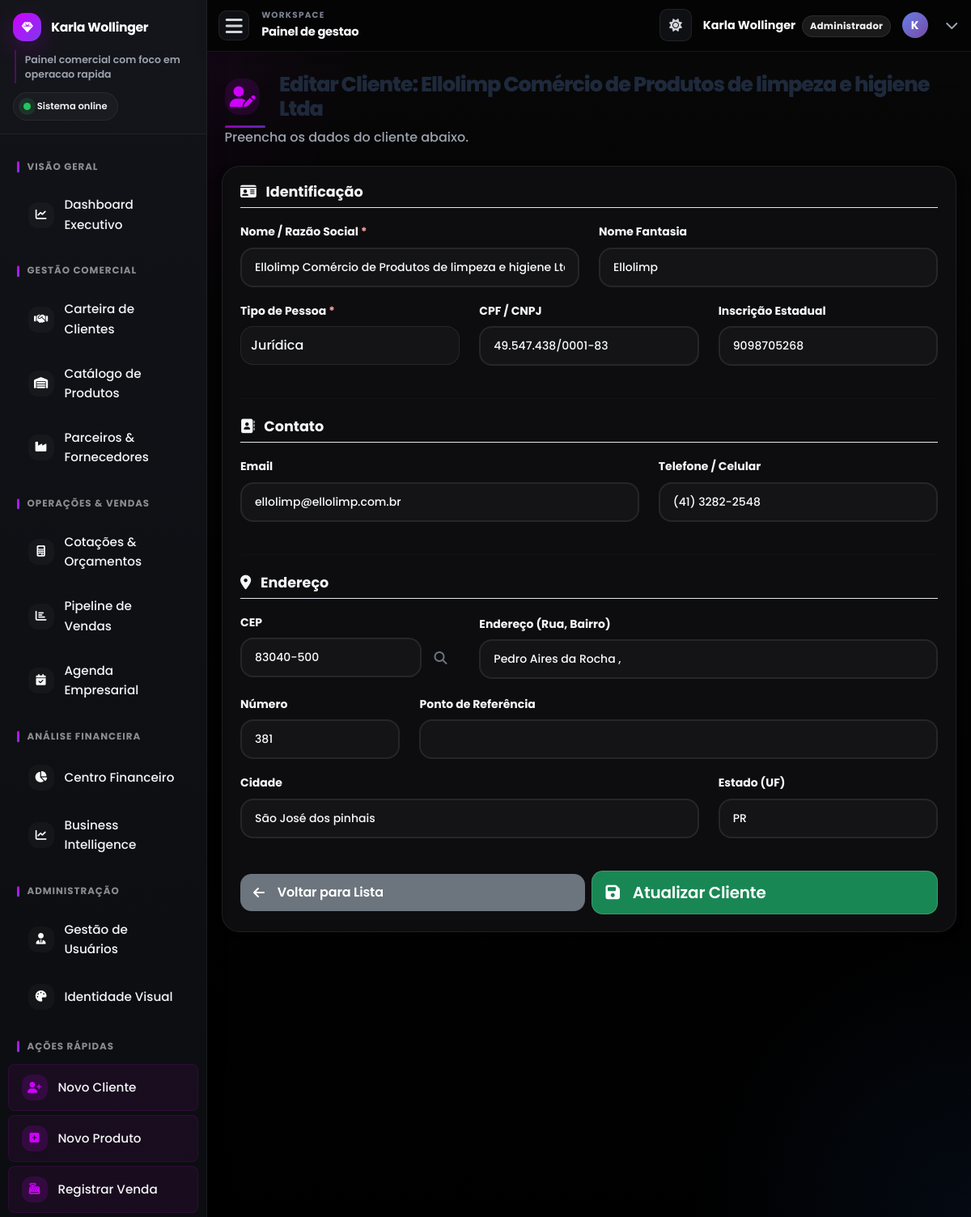
Page /cadastro_cliente.php?id=3 (signed in) on the earlier database version.
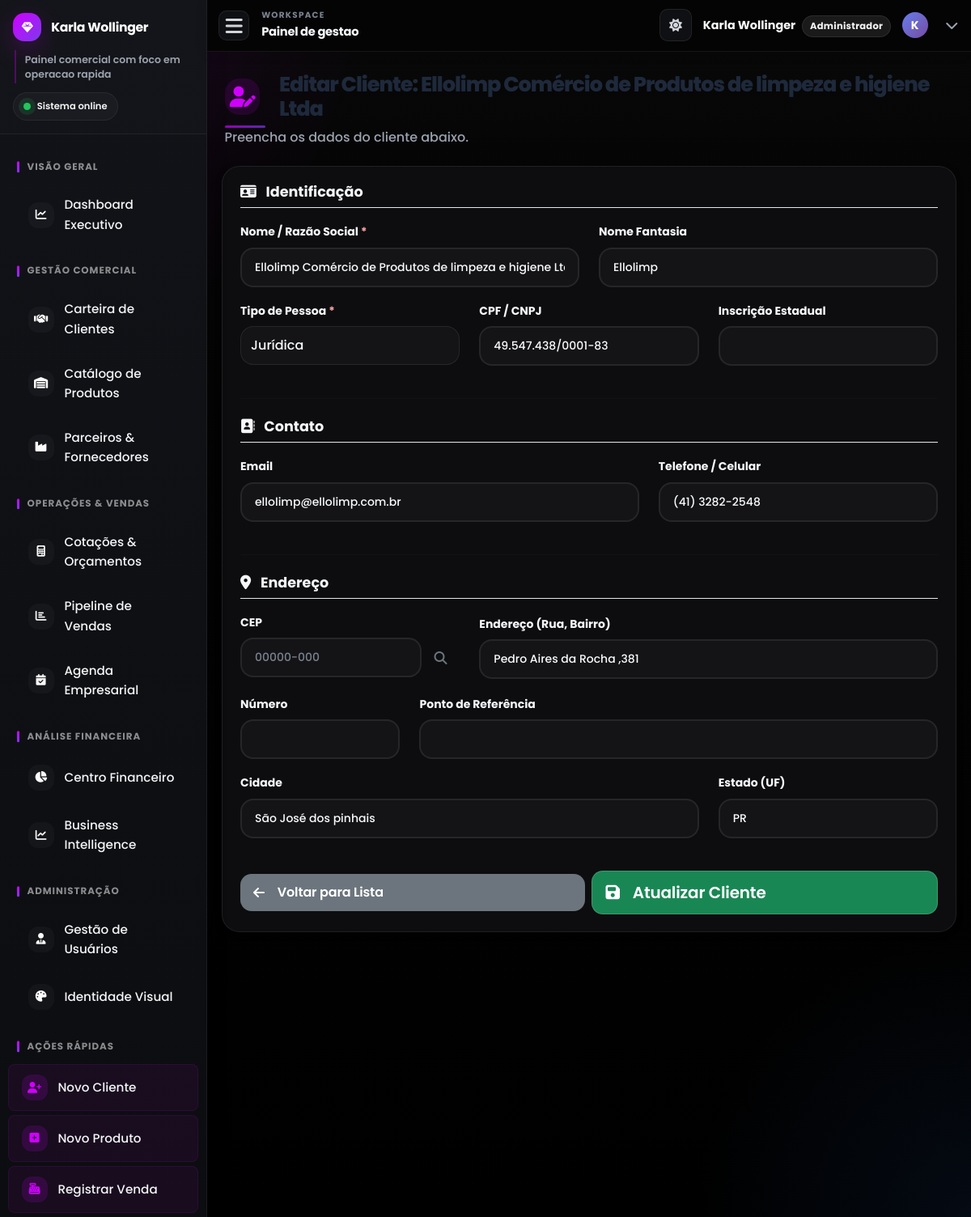
Same page on the later database version.
### tables this page shows
CREATE TABLE `clientes` (
  `id` int(11) NOT NULL,
  `nome` varchar(255) NOT NULL,
  `nome_fantasia` varchar(255) DEFAULT NULL,
  `tipo_pessoa` enum('fisica','juridica') NOT NULL,
  `cpf_cnpj` varchar(22) DEFAULT NULL,
  `inscricao_estadual` varchar(20) DEFAULT NULL,
  `email` varchar(100) DEFAULT NULL,
  `telefone` varchar(20) DEFAULT NULL,
  `endereco` varchar(255) DEFAULT NULL,
  `numero` varchar(20) DEFAULT NULL,
  `ponto_referencia` varchar(255) DEFAULT NULL,
  `cidade` varchar(100) DEFAULT NULL,
  `estado` varchar(2) DEFAULT NULL,
  `cep` varchar(10) DEFAULT NULL,
  `data_cadastro` datetime DEFAULT current_timestamp()
);

### cadastro_cliente.php (the view, shortened to what the changed rows need)
<?php
require_once 'includes/db_connect.php';
$id = $nome = $nome_fantasia = $tipo_pessoa = $cpf_cnpj = $inscricao_estadual = $email = $telefone = $endereco = $numero = $ponto_referencia = $cidade = $estado = $cep = "";
$title = "Cadastrar Novo Cliente";
if (isset($_GET["id"]) && $_SERVER["REQUEST_METHOD"] !== "POST") {
    $id = trim($_GET["id"]);
    $sql_edit = "SELECT id, nome, nome_fantasia, tipo_pessoa, cpf_cnpj, inscricao_estadual, email, telefone, endereco, numero, ponto_referencia, cidade, estado, cep FROM clientes WHERE id = ?";
    if ($stmt_edit = $conn->prepare($sql_edit)) {
        $stmt_edit->bind_param("i", $id);
        if ($stmt_edit->execute()) {
            $result_edit = $stmt_edit->get_result();
            if ($result_edit->num_rows == 1) {
                $row = $result_edit->fetch_assoc();
                extract($row);
                $title = "Editar Cliente: " . htmlspecialchars($nome);
            } else {
                $_SESSION['flash_message'] = "Cliente não encontrado.";
                $_SESSION['flash_message_type'] = "danger";
                header("location: clientes.php");
                exit();
            }
        }
    }
}
include_once 'includes/header.php';
?>
<div class="page-header fade-in-up">
    <h1 class="page-title">
        <i class="fas fa-<?php echo ($id ? 'user-edit' : 'user-plus'); ?> me-2"></i> <?php echo $title; ?>
    </h1>
    <p class="page-subtitle">Preencha os dados do cliente abaixo.</p>
</div>
<div class="modern-card fade-in-up">
    <div class="card-body-modern">
        <form action="<?php echo htmlspecialchars($_SERVER["PHP_SELF"]); ?><?php echo !empty($id) ? '?id='.$id : ''; ?>" method="post" id="clientForm" novalidate>
            <div class="row">
                <div class="col-md-6 mb-3">
                    <label for="nome" class="form-label">Nome / Razão Social <span class="text-danger">*</span></label>
                    <input type="text" class="form-control" id="nome" name="nome" value="<?php echo htmlspecialchars($nome); ?>" required>
                </div>
                <div class="col-md-6 mb-3" id="nome_fantasia_container" style="display: none;">
                    <label for="nome_fantasia" class="form-label">Nome Fantasia</label>
                    <input type="text" class="form-control" id="nome_fantasia" name="nome_fantasia" value="<?php echo htmlspecialchars($nome_fantasia); ?>">
                </div>
            </div>
            <div class="row">
                 <div class="col-md-4 mb-3">
                    <label for="tipo_pessoa" class="form-label">Tipo de Pessoa <span class="text-danger">*</span></label>
                    <select class="form-select" id="tipo_pessoa" name="tipo_pessoa" required>
                        <option value="juridica" <?php echo ($tipo_pessoa == 'juridica' ? 'selected' : ''); ?>>Jurídica</option>
                    </select>
                </div>
                <div class="col-md-4 mb-3">
                    <label for="cpf_cnpj" class="form-label">CPF / CNPJ</label>
                    <input type="text" class="form-control" id="cpf_cnpj" name="cpf_cnpj" value="<?php echo htmlspecialchars($cpf_cnpj); ?>">
                </div>
                <div class="col-md-4 mb-3" id="inscricao_estadual_container" style="display: none;">
                    <label for="inscricao_estadual" class="form-label">Inscrição Estadual</label>
                    <input type="text" class="form-control" id="inscricao_estadual" name="inscricao_estadual" value="<?php echo htmlspecialchars($inscricao_estadual); ?>">
                </div>
            </div>
            <div class="row">
                <div class="col-md-7 mb-3">
                    <label for="email" class="form-label">Email</label>
                    <input type="email" class="form-control" id="email" name="email" value="<?php echo htmlspecialchars($email); ?>">
                </div>
                <div class="col-md-5 mb-3">
                    <label for="telefone" class="form-label">Telefone / Celular</label>
                    <input type="tel" class="form-control" id="telefone" name="telefone" value="<?php echo htmlspecialchars($telefone); ?>">
                </div>
            </div>
            <div class="row align-items-center">
                <div class="col-md-4 mb-3">
                    <div class="input-group">
                        <input type="text" class="form-control" id="cep" name="cep" value="<?php echo htmlspecialchars($cep); ?>" aria-describedby="cep-helper" placeholder="00000-000">
                        <button type="button" class="btn btn-outline-secondary" id="cep-search-btn" title="Buscar CEP">
                            <i class="fas fa-search"></i>
                        </button>
                    </div>
                </div>
                <div class="col-md-8 mb-3">
                    <label for="endereco" class="form-label">Endereço (Rua, Bairro)</label>
                    <input type="text" class="form-control" id="endereco" name="endereco" value="<?php echo htmlspecialchars($endereco); ?>">
                </div>
            </div>
            <div class="row">
                <div class="col-md-3 mb-3">
                    <label for="numero" class="form-label">Número</label>
                    <input type="text" class="form-control" id="numero" name="numero" value="<?php echo htmlspecialchars($numero); ?>">
                </div>
            </div>
            <div class="row">
                <div class="col-md-8 mb-3">
                    <label for="cidade" class="form-label">Cidade</label>
                    <input type="text" class="form-control" id="cidade" name="cidade" value="<?php echo htmlspecialchars($cidade); ?>">
                </div>
                <div class="col-md-4 mb-3">
                    <label for="estado" class="form-label">Estado (UF)</label>
                    <input type="text" class="form-control" id="estado" name="estado" value="<?php echo htmlspecialchars($estado); ?>" maxlength="2">
                </div>
            </div>
        </form>
    </div>
</div>
<?php include_once 'includes/footer.php'; ?>

Differences in the rows shown:
changed clientes "Editar Cliente: Ellolimp Comércio de Produtos de limpeza e higiene Ltda": endereco "Pedro Aires da Rocha ," → "Pedro Aires da Rocha ,381"; inscricao_estadual "9098705268" → (not shown); cep "83040-500" → (not shown); numero "381" → (not shown)
